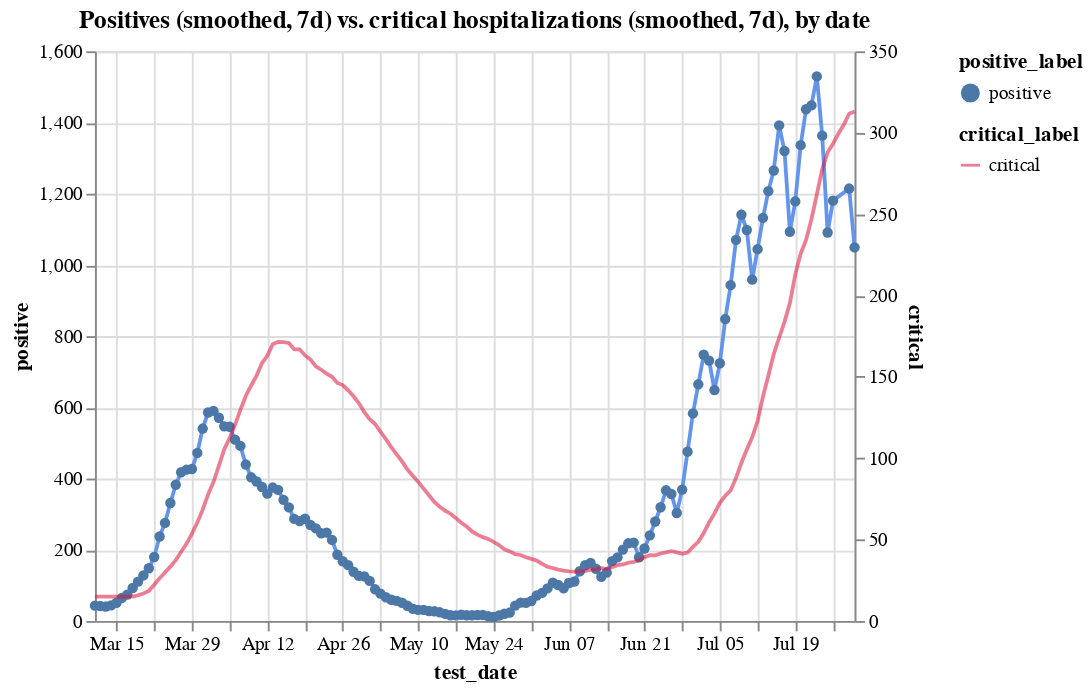

Here is the notebook cell this chart was saved with:
### Code cell
c1 = alt.Chart(hos_and_rate[hos_and_rate.positive_rate<0.12]
               .assign(positive = lambda x: x.positive.ewm(span=7).mean())
               .assign(positive_label ='positive')).mark_line(color='cornflowerblue').encode(
    x='test_date',
    y='positive',
    tooltip=['test_date', 'positive'],
    shape='positive_label'
)
c2 = alt.Chart(hos_and_rate
               .assign(critical_label='critical')
               .assign(critical = lambda x: x.critical.ewm(span=7).mean())
              ).mark_line(color='crimson').encode(
    x='test_date',
    y='critical',
    tooltip=['test_date', 'critical'],
    opacity='critical_label'
)


alt.layer(c1, c2).resolve_scale(y='independent').properties(title='Positives (smoothed, 7d) vs. critical hospitalizations (smoothed, 7d), by date')

### Figure 1 — Vega-Lite specification as saved in the notebook (floating-point values rounded to 4 significant figures; data arrays with more than 128 entries replaced by an {"elided": "..."} marker saying what was removed)
{"config": {"view": {"continuousWidth": 400, "continuousHeight": 300}}, "layer": [{"data": {"name": "data-e5ed5a048cfeabfbb2c305f33d0687dc"}, "mark": {"type": "line", "color": "cornflowerblue"}, "encoding": {"shape": {"type": "nominal", "field": "positive_label"}, "tooltip": [{"type": "temporal", "field": "test_date"}, {"type": "quantitative", "field": "positive"}], "x": {"type": "temporal", "field": "test_date"}, "y": {"type": "quantitative", "field": "positive"}}}, {"data": {"name": "data-e6a90d0723d832b23ec09bd25f793f67"}, "mark": {"type": "line", "color": "crimson"}, "encoding": {"opacity": {"type": "nominal", "field": "critical_label"}, "tooltip": [{"type": "temporal", "field": "test_date"}, {"type": "quantitative", "field": "critical"}], "x": {"type": "temporal", "field": "test_date"}, "y": {"type": "quantitative", "field": "critical"}}}], "resolve": {"scale": {"y": "independent"}}, "title": "Positives (smoothed, 7d) vs. critical hospitalizations (smoothed, 7d), by date", "$schema": "https://vega.github.io/schema/vega-lite/v4.8.1.json", "datasets": {"data-e5ed5a048cfeabfbb2c305f33d0687dc": {"elided": "140 records"}, "data-e6a90d0723d832b23ec09bd25f793f67": {"elided": "142 records"}}}
